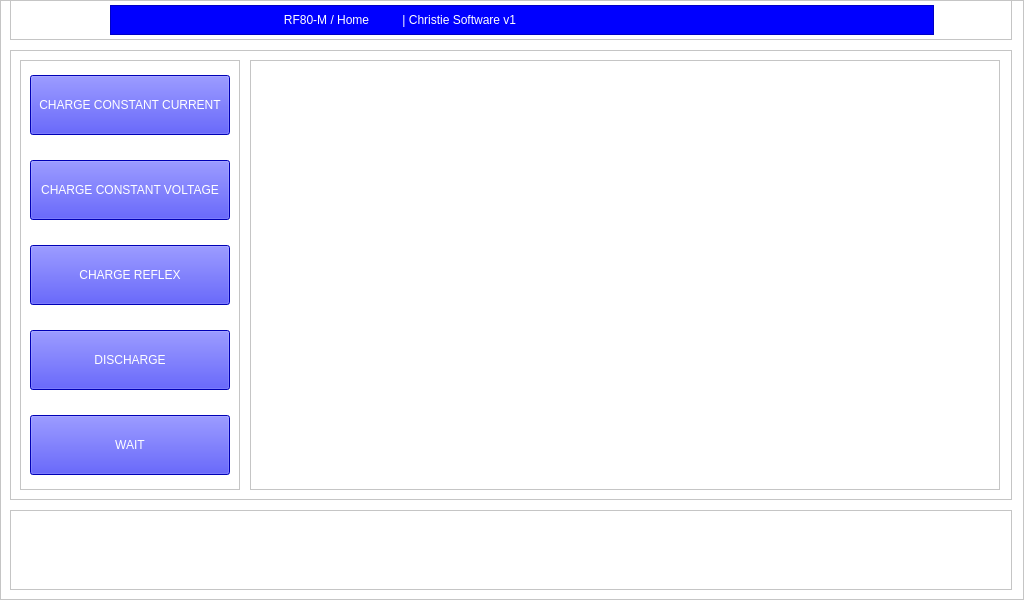
<?xml version="1.0" encoding="UTF-8"?>
<ui version="4.0">
 <class>main_home_page_form</class>
 <widget class="QWidget" name="main_home_page_form">
  <property name="geometry">
   <rect>
    <x>0</x>
    <y>0</y>
    <width>1024</width>
    <height>600</height>
   </rect>
  </property>
  <property name="windowTitle">
   <string>Form</string>
  </property>
  <widget class="QFrame" name="home_dashboard">
   <property name="geometry">
    <rect>
     <x>0</x>
     <y>0</y>
     <width>1024</width>
     <height>600</height>
    </rect>
   </property>
   <property name="styleSheet">
    <string notr="true">background-color: rgb(255, 255, 255);</string>
   </property>
   <property name="frameShape">
    <enum>QFrame::StyledPanel</enum>
   </property>
   <property name="frameShadow">
    <enum>QFrame::Raised</enum>
   </property>
   <widget class="QFrame" name="top_bar_home">
    <property name="geometry">
     <rect>
      <x>10</x>
      <y>0</y>
      <width>1002</width>
      <height>40</height>
     </rect>
    </property>
    <property name="styleSheet">
     <string notr="true">background-color: rgb(255, 255, 255);</string>
    </property>
    <property name="frameShape">
     <enum>QFrame::StyledPanel</enum>
    </property>
    <property name="frameShadow">
     <enum>QFrame::Raised</enum>
    </property>
    <widget class="QFrame" name="frame_7">
     <property name="geometry">
      <rect>
       <x>100</x>
       <y>5</y>
       <width>824</width>
       <height>30</height>
      </rect>
     </property>
     <property name="styleSheet">
      <string notr="true">background-color: rgb(0, 0, 255);</string>
     </property>
     <property name="frameShape">
      <enum>QFrame::StyledPanel</enum>
     </property>
     <property name="frameShadow">
      <enum>QFrame::Raised</enum>
     </property>
     <widget class="QLabel" name="label_2">
      <property name="geometry">
       <rect>
        <x>40</x>
        <y>5</y>
        <width>500</width>
        <height>20</height>
       </rect>
      </property>
      <property name="styleSheet">
       <string notr="true">color: rgb(255, 255, 255);
font: 16pt &quot;Rockwell&quot;;</string>
      </property>
      <property name="text">
       <string>RF80-M / Home          | Christie Software v1</string>
      </property>
      <property name="alignment">
       <set>Qt::AlignCenter</set>
      </property>
     </widget>
    </widget>
   </widget>
   <widget class="QFrame" name="dashboard_main">
    <property name="geometry">
     <rect>
      <x>10</x>
      <y>50</y>
      <width>1002</width>
      <height>450</height>
     </rect>
    </property>
    <property name="styleSheet">
     <string notr="true">background-color: rgb(255, 255, 255);</string>
    </property>
    <property name="frameShape">
     <enum>QFrame::StyledPanel</enum>
    </property>
    <property name="frameShadow">
     <enum>QFrame::Raised</enum>
    </property>
    <widget class="QFrame" name="side_menu_home">
     <property name="geometry">
      <rect>
       <x>10</x>
       <y>10</y>
       <width>220</width>
       <height>430</height>
      </rect>
     </property>
     <property name="styleSheet">
      <string notr="true">background-color: rgb(255, 255, 255);</string>
     </property>
     <property name="frameShape">
      <enum>QFrame::StyledPanel</enum>
     </property>
     <property name="frameShadow">
      <enum>QFrame::Raised</enum>
     </property>
     <widget class="QPushButton" name="btn_charge_constant_current">
      <property name="geometry">
       <rect>
        <x>10</x>
        <y>15</y>
        <width>200</width>
        <height>60</height>
       </rect>
      </property>
      <property name="styleSheet">
       <string notr="true">color: rgb(255, 255, 255);
border-color: rgb(0, 0, 0);
alternate-background-color: rgb(0, 85, 255);
background-color: rgb(0, 0, 255);
selection-color: rgb(255, 255, 255);
selection-background-color: rgb(85, 170, 255);</string>
      </property>
      <property name="text">
       <string>CHARGE CONSTANT CURRENT</string>
      </property>
     </widget>
     <widget class="QPushButton" name="btn_charge_constant_voltage">
      <property name="geometry">
       <rect>
        <x>10</x>
        <y>100</y>
        <width>200</width>
        <height>60</height>
       </rect>
      </property>
      <property name="styleSheet">
       <string notr="true">color: rgb(255, 255, 255);
border-color: rgb(0, 0, 0);
alternate-background-color: rgb(0, 85, 255);
background-color: rgb(0, 0, 255);
selection-color: rgb(255, 255, 255);
selection-background-color: rgb(85, 170, 255);</string>
      </property>
      <property name="text">
       <string>CHARGE CONSTANT VOLTAGE</string>
      </property>
     </widget>
     <widget class="QPushButton" name="btn_charge_reflex">
      <property name="geometry">
       <rect>
        <x>10</x>
        <y>185</y>
        <width>200</width>
        <height>60</height>
       </rect>
      </property>
      <property name="styleSheet">
       <string notr="true">color: rgb(255, 255, 255);
border-color: rgb(0, 0, 0);
alternate-background-color: rgb(0, 85, 255);
background-color: rgb(0, 0, 255);
selection-color: rgb(255, 255, 255);
selection-background-color: rgb(85, 170, 255);</string>
      </property>
      <property name="text">
       <string>CHARGE REFLEX</string>
      </property>
     </widget>
     <widget class="QPushButton" name="btn_discharge">
      <property name="geometry">
       <rect>
        <x>10</x>
        <y>270</y>
        <width>200</width>
        <height>60</height>
       </rect>
      </property>
      <property name="styleSheet">
       <string notr="true">color: rgb(255, 255, 255);
border-color: rgb(0, 0, 0);
alternate-background-color: rgb(0, 85, 255);
background-color: rgb(0, 0, 255);
selection-color: rgb(255, 255, 255);
selection-background-color: rgb(85, 170, 255);</string>
      </property>
      <property name="text">
       <string>DISCHARGE</string>
      </property>
     </widget>
     <widget class="QPushButton" name="btn_wait">
      <property name="geometry">
       <rect>
        <x>10</x>
        <y>355</y>
        <width>200</width>
        <height>60</height>
       </rect>
      </property>
      <property name="styleSheet">
       <string notr="true">color: rgb(255, 255, 255);
border-color: rgb(0, 0, 0);
alternate-background-color: rgb(0, 85, 255);
background-color: rgb(0, 0, 255);
selection-color: rgb(255, 255, 255);
selection-background-color: rgb(85, 170, 255);</string>
      </property>
      <property name="text">
       <string>WAIT</string>
      </property>
     </widget>
    </widget>
    <widget class="QFrame" name="main_workspace">
     <property name="geometry">
      <rect>
       <x>240</x>
       <y>10</y>
       <width>750</width>
       <height>430</height>
      </rect>
     </property>
     <property name="styleSheet">
      <string notr="true">background-color: rgb(255, 255, 255);</string>
     </property>
     <property name="frameShape">
      <enum>QFrame::StyledPanel</enum>
     </property>
     <property name="frameShadow">
      <enum>QFrame::Raised</enum>
     </property>
    </widget>
   </widget>
   <widget class="QFrame" name="buttons_space">
    <property name="geometry">
     <rect>
      <x>10</x>
      <y>510</y>
      <width>1002</width>
      <height>80</height>
     </rect>
    </property>
    <property name="styleSheet">
     <string notr="true">background-color: rgb(255, 255, 255);</string>
    </property>
    <property name="frameShape">
     <enum>QFrame::StyledPanel</enum>
    </property>
    <property name="frameShadow">
     <enum>QFrame::Raised</enum>
    </property>
   </widget>
  </widget>
 </widget>
 <resources/>
 <connections/>
</ui>
